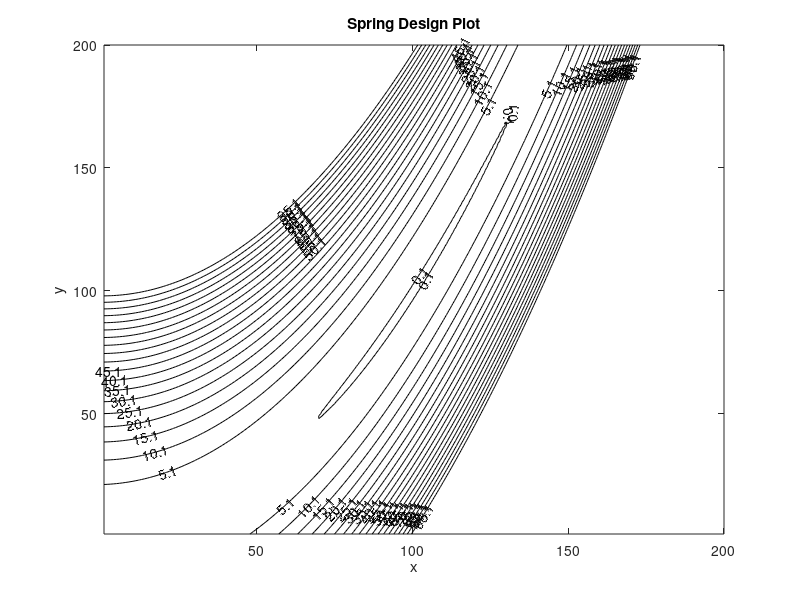

This figure's MATLAB source: (Note: this script raises an error after producing the figure.)
% This program constructs a contour plot for the two-bar truss
% constants
clear; close all;

% design variables at mesh points

[x,y] = meshgrid(0.001:0.01:2,0.001:0.01:2);
 
% equations

f = 100.*(y-(x.^2)).^2 + (1-x).^2;

figure(1)
[C,h] = contour(f,0.1:5:100,'k-');
clabel(C,h,'Labelspacing',250);
title('Spring Design Plot');
xlabel('x');
ylabel('y');
hold on;

% solid lines to show constraint boundaries
contour(D,d,(-(Se/Sf)+tao_a),[0,0],'g-','LineWidth',2); % tao_a <= Se/Sf
contour(D,d,(-(Sy/Sf)+(tao_a + tao_m)),[0,0],'r-','LineWidth',2);
contour(D,d,(4-(D./d)),[0,0],'y-','LineWidth',2);
contour(D,d,((D./d)-16),[0.0,0.0],'c-','LineWidth',2);
contour(D,d,((D+d)-0.75),[0.0,0.0],'m-','LineWidth',2);
contour(D,d,(0.05-ca),[0.0,0.0],'b-','LineWidth',2);
contour(D,d,(tao_hs-Sy  - hdef),[0.0,0.0],'k-','LineWidth',2);

% show a legend
legend('Force','tao_a<=Se/Sf','tao_a+tao_m<=Sy/Sf','4<=D/d','D/d<=16','D+d<=0.75','0.05<=ca','tao_hs<=Sy')
hold off;
